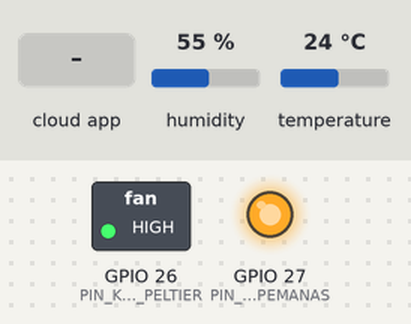
Recording of a sketch running on a simulated ESP32. Shown: switched loads named in the sketch (green lamp = pin HIGH), output pins drawn as LEDs (lit = HIGH). The inputs (shaded band) are chosen by the test bench; at power-on: humidity 55 %, temperature 24 °C. WiFi joins after 1.5 s; servers stay silent unless stated; the local clock reads 2024-03-15 10:24:30 at power-on unless the sketch sets it; EEPROM starts erased; the Firebase database answers and starts empty; what the sketch prints to the serial monitor is not drawn.

Above: at 2.7 s.
2.8 s: the phone or cloud app sets mode to auto
At 5.9 s:
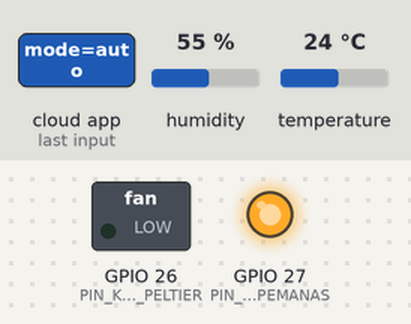
6.5 s: the phone or cloud app sets target_suhu to 50
At 8.7 s:
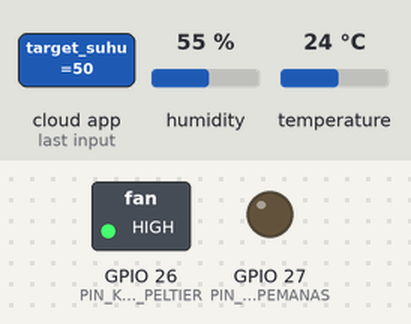
9.9 s: the phone or cloud app sets target_suhu to 0
At 11.4 s:
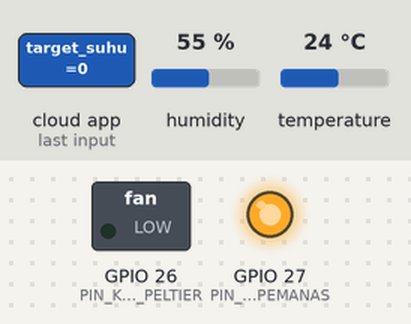
22.1 s: the phone or cloud app sets target_suhu to 25
At 23.0 s:
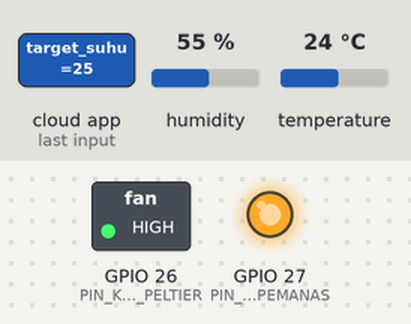
23.9 s: the phone or cloud app sets mode to manual
At 26.0 s:
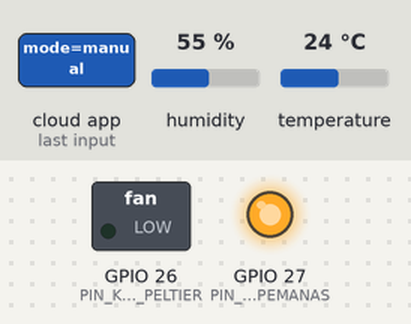
Timing chart, 0 to 27.5 s (numbered marks = the images above; inputs shaded):
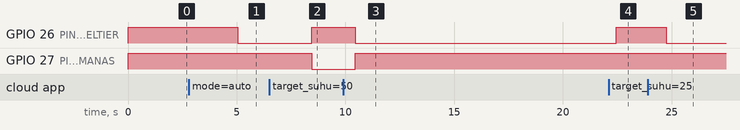

The sketch:

maggot_monitor.ino
```cpp
/*
 * ============================================
 * TeknoBro - Monitoring & Kontrol Suhu Maggot
 * ESP32 + SHT31-D + Firebase
 * ============================================
 *
 * Hardware:
 *   - ESP32 DevKit v1
 *   - SHT31-D Sensor (I2C: SDA=21, SCL=22)
 *   - Relay Kipas + Peltier (GPIO 26)
 *   - Relay Lampu Pemanas (GPIO 27)
 *
 * Library yang dibutuhkan (install via Arduino Library Manager):
 *   1. Firebase ESP Client by Mobizt
 *   2. Adafruit SHT31 by Adafruit
 *   3. Adafruit BusIO by Adafruit
 *   4. ArduinoJson by Benoit Blanchon
 *   5. NTPClient by Fabrice Weinberg
 *
 * Board: ESP32 Dev Module
 * Partition: Default 4MB with spiffs
 */

#include <WiFi.h>
#include <WiFiMulti.h>
#include <Preferences.h>
#include <Firebase_ESP_Client.h>
#include <addons/TokenHelper.h>  // Log status pembuatan dan refresh token Firebase
#include <Wire.h>
#include <Adafruit_SHT31.h>
#include <time.h>
#include "secrets.h"  // File lokal; jangan commit kredensial ke GitHub

// ==========================================
// ========== KONFIGURASI ==================
// ==========================================

// Default 3 Profil WiFi (akan disimpan di flash memory NVS ESP32)
// Pengguna juga bisa mengganti ini kapan saja lewat Web App!
// Nilai WiFi dan Firebase diambil dari secrets.h lokal (tidak masuk Git).
#ifndef DEFAULT_SSID_1
#define DEFAULT_SSID_1 ""
#endif
#ifndef DEFAULT_PASS_1
#define DEFAULT_PASS_1 ""
#endif
#ifndef DEFAULT_SSID_2
#define DEFAULT_SSID_2 ""
#endif
#ifndef DEFAULT_PASS_2
#define DEFAULT_PASS_2 ""
#endif
#ifndef DEFAULT_SSID_3
#define DEFAULT_SSID_3 ""
#endif
#ifndef DEFAULT_PASS_3
#define DEFAULT_PASS_3 ""
#endif

#ifndef FIREBASE_API_KEY
#error "Isi FIREBASE_API_KEY pada esp32/secrets.h"
#endif
#ifndef FIREBASE_DATABASE_URL
#error "Isi FIREBASE_DATABASE_URL pada esp32/secrets.h"
#endif

// Pin GPIO
#define PIN_KIPAS_PELTIER   26    // Relay Kipas + Peltier (1 GPIO)
#define PIN_LAMPU_PEMANAS   27    // Relay Lampu Pemanas (Lampu Ayam)
#define PIN_SDA             21    // I2C SDA untuk SHT31-D
#define PIN_SCL             22    // I2C SCL untuk SHT31-D

// Relay active LOW (kebanyakan relay module aktif LOW)
#define RELAY_ON    LOW
#define RELAY_OFF   HIGH

// Interval
#define SENSOR_READ_INTERVAL    5000    // Baca sensor setiap 5 detik
#define FIREBASE_SEND_INTERVAL  10000   // Kirim data ke Firebase setiap 10 detik
#define HISTORY_SAVE_INTERVAL   300000  // Simpan history setiap 5 menit
#define CONTROL_CHECK_INTERVAL  2000    // Cek kontrol dari Firebase setiap 2 detik
#define STATUS_UPDATE_INTERVAL  30000   // Update metadata status setiap 30 detik
#define WIFI_RECONNECT_INTERVAL 15000   // Jeda antar percobaan reconnect WiFi
#define VALID_EPOCH_MIN         1700000000UL

// Batas suhu untuk mode auto (hysteresis)
#define HYSTERESIS  1.0   // ±1°C dari target

// NTP
#define NTP_SERVER  "pool.ntp.org"
#define GMT_OFFSET  25200   // GMT+7 (WIB) = 7 * 3600

// ==========================================
// ========== OBJEK GLOBAL =================
// ==========================================

Adafruit_SHT31 sht31 = Adafruit_SHT31();
WiFiMulti wifiMulti;
Preferences prefs;

FirebaseData fbData;
FirebaseData fbStream;
FirebaseAuth auth;
FirebaseConfig config;

// Profil WiFi yang tersimpan
String wifi_ssid_1, wifi_pass_1;
String wifi_ssid_2, wifi_pass_2;
String wifi_ssid_3, wifi_pass_3;
unsigned long lastWiFiUpdate = 0;
unsigned long lastWiFiReconnectAttempt = 0;

// Variabel sensor
float suhuMedia = 0.0;
float kelembaban = 0.0;

// Variabel kontrol
String mode_operasi = "auto";
float target_suhu = 30.0;
bool kipas_peltier = false;
bool lampu_pemanas = false;

// Timing
unsigned long lastSensorRead = 0;
unsigned long lastFirebaseSend = 0;
unsigned long lastHistorySave = 0;
unsigned long lastControlCheck = 0;
unsigned long lastStatusUpdate = 0;
unsigned long bootTime = 0;

// Flag
bool firebaseReady = false;
bool sensorOK = false;

// ==========================================
// ========== SETUP ========================
// ==========================================

void setup() {
    Serial.begin(115200);
    Serial.println();
    Serial.println("====================================");
    Serial.println("  TeknoBro - Monitoring Suhu Maggot");
    Serial.println("  ESP32 + SHT31-D + Firebase");
    Serial.println("====================================");
    Serial.println();

    // Setup pin relay
    pinMode(PIN_KIPAS_PELTIER, OUTPUT);
    pinMode(PIN_LAMPU_PEMANAS, OUTPUT);
    digitalWrite(PIN_KIPAS_PELTIER, RELAY_OFF);
    digitalWrite(PIN_LAMPU_PEMANAS, RELAY_OFF);

    // Setup I2C dan sensor SHT31-D
    Wire.begin(PIN_SDA, PIN_SCL);
    if (sht31.begin(0x44)) {
        Serial.println("✅ Sensor SHT31-D terdeteksi!");
        sensorOK = true;
    } else {
        Serial.println("❌ Sensor SHT31-D TIDAK terdeteksi!");
        Serial.println("   Periksa wiring I2C (SDA=21, SCL=22)");
        sensorOK = false;
    }

    // Inisialisasi profil WiFi & Koneksi
    initWiFiProfiles();
    connectWiFi();

    // Setup NTP
    configTime(GMT_OFFSET, 0, NTP_SERVER);
    Serial.println("⏰ Sinkronisasi waktu NTP...");

    // Setup Firebase
    setupFirebase();

    bootTime = millis();
    Serial.println();
    Serial.println("🚀 Sistem siap!");
    Serial.println();
}

// ==========================================
// ========== LOOP =========================
// ==========================================

void loop() {
    unsigned long now = millis();

    // Firebase membuat/menyegarkan token secara asynchronous setelah begin().
    // Jangan jalankan operasi RTDB sebelum Firebase.ready() benar-benar true.
    if (!firebaseReady && Firebase.ready()) {
        firebaseReady = true;
        Serial.println("✅ Firebase Authentication berhasil; RTDB siap.");
        cekKontrolFirebase();
    }

    // 1. Baca sensor
    if (now - lastSensorRead >= SENSOR_READ_INTERVAL) {
        lastSensorRead = now;
        bacaSensor();
    }

    // 2. Cek kontrol dari Firebase
    if (firebaseReady && now - lastControlCheck >= CONTROL_CHECK_INTERVAL) {
        lastControlCheck = now;
        cekKontrolFirebase();
    }

    // 3. Jalankan logika kontrol
    eksekusiKontrol();

    // 4. Kirim data sensor ke Firebase
    if (firebaseReady && now - lastFirebaseSend >= FIREBASE_SEND_INTERVAL) {
        lastFirebaseSend = now;
        kirimDataSensor();
    }

    // 5. Simpan history
    if (firebaseReady && now - lastHistorySave >= HISTORY_SAVE_INTERVAL) {
        lastHistorySave = now;
        simpanHistory();
    }

    // 6. Update status online
    if (firebaseReady && now - lastStatusUpdate >= STATUS_UPDATE_INTERVAL) {
        lastStatusUpdate = now;
        updateStatus();
    }

    // Reconnect WiFi jika terputus
    if (WiFi.status() != WL_CONNECTED && now - lastWiFiReconnectAttempt >= WIFI_RECONNECT_INTERVAL) {
        lastWiFiReconnectAttempt = now;
        Serial.println("⚠️ WiFi terputus! Mencoba reconnect...");
        connectWiFi();
    }
}

// ==========================================
// ========== WIFI =========================
// ==========================================

void initWiFiProfiles() {
    prefs.begin("wifi_cfg", false);
    wifi_ssid_1 = prefs.getString("ssid1", DEFAULT_SSID_1);
    wifi_pass_1 = prefs.getString("pass1", DEFAULT_PASS_1);
    wifi_ssid_2 = prefs.getString("ssid2", DEFAULT_SSID_2);
    wifi_pass_2 = prefs.getString("pass2", DEFAULT_PASS_2);
    wifi_ssid_3 = prefs.getString("ssid3", DEFAULT_SSID_3);
    wifi_pass_3 = prefs.getString("pass3", DEFAULT_PASS_3);
    prefs.end();

    // Daftarkan ke WiFiMulti untuk auto-connect
    if (wifi_ssid_1.length() > 0) wifiMulti.addAP(wifi_ssid_1.c_str(), wifi_pass_1.c_str());
    if (wifi_ssid_2.length() > 0) wifiMulti.addAP(wifi_ssid_2.c_str(), wifi_pass_2.c_str());
    if (wifi_ssid_3.length() > 0) wifiMulti.addAP(wifi_ssid_3.c_str(), wifi_pass_3.c_str());

    Serial.println("📋 Profil WiFi Terdaftar (Auto-Connect):");
    Serial.printf("   1. %s\n", wifi_ssid_1.c_str());
    Serial.printf("   2. %s\n", wifi_ssid_2.c_str());
    Serial.printf("   3. %s\n", wifi_ssid_3.c_str());
}

void connectWiFi() {
    Serial.println("📶 Memindai & menghubungkan ke WiFi terbaik (WiFiMulti)...");
    WiFi.mode(WIFI_STA);

    int attempts = 0;
    while (wifiMulti.run() != WL_CONNECTED && attempts < 10) {
        delay(500);
        Serial.print(".");
        attempts++;
    }

    if (WiFi.status() == WL_CONNECTED) {
        Serial.println();
        Serial.print("✅ WiFi Terhubung: ");
        Serial.println(WiFi.SSID());
        Serial.print("   IP ESP32      : ");
        Serial.println(WiFi.localIP());
        Serial.print("   Sinyal (RSSI) : ");
        Serial.print(WiFi.RSSI());
        Serial.println(" dBm");
    } else {
        Serial.println();
        Serial.println("⚠️ Belum terhubung ke WiFi terdaftar. Sistem akan terus mencoba di background.");
    }
}

// ==========================================
// ========== FIREBASE =====================
// ==========================================

void setupFirebase() {
    Serial.println("🔥 Mengkonfigurasi Firebase Realtime Database...");

    config.api_key = FIREBASE_API_KEY;
    config.database_url = FIREBASE_DATABASE_URL;

    // Firebase Authentication > Sign-in method > Anonymous harus diaktifkan.
    // Untuk produksi, batasi Rules per path dan pertimbangkan autentikasi perangkat khusus.
    if (!Firebase.signUp(&config, &auth, "", "")) {
        Serial.print("❌ Anonymous sign-up gagal: ");
        Serial.println(config.signer.signupError.message.c_str());
        firebaseReady = false;
        return;
    }

    config.token_status_callback = tokenStatusCallback;
    fbData.setBSSLBufferSize(4096, 1024);
    Firebase.begin(&config, &auth);
    Firebase.reconnectWiFi(true);
    firebaseReady = false; // Token dibuat asynchronous; loop() akan menunggu Firebase.ready().
    Serial.println("⏳ Menunggu token autentikasi Firebase...");
}

// ==========================================
// ========== SENSOR =======================
// ==========================================

void bacaSensor() {
    if (!sensorOK) {
        // Coba inisialisasi ulang sensor
        if (sht31.begin(0x44)) {
            sensorOK = true;
            Serial.println("✅ Sensor SHT31-D berhasil di-reinisialisasi");
        }
        return;
    }

    float t = sht31.readTemperature();
    float h = sht31.readHumidity();

    if (!isnan(t) && !isnan(h)) {
        suhuMedia = t;
        kelembaban = h;

        Serial.printf("🌡️ Suhu: %.1f°C | 💧 Kelembaban: %.1f%% | 🎯 Target: %.1f°C | 📋 Mode: %s\n",
                       suhuMedia, kelembaban, target_suhu, mode_operasi.c_str());
    } else {
        Serial.println("⚠️ Gagal membaca sensor SHT31-D!");
        sensorOK = false;
    }
}

// ==========================================
// ========== KONTROL ======================
// ==========================================

void cekKontrolFirebase() {
    if (!firebaseReady || !Firebase.ready()) return;

    // Baca mode
    if (Firebase.RTDB.getString(&fbData, "/control/mode")) {
        mode_operasi = fbData.stringData();
    }

    // Baca target suhu
    if (Firebase.RTDB.getFloat(&fbData, "/control/target_suhu")) {
        target_suhu = fbData.floatData();
    }

    // Baca status manual kontrol
    if (mode_operasi == "manual") {
        if (Firebase.RTDB.getBool(&fbData, "/control/kipas_peltier")) {
            kipas_peltier = fbData.boolData();
        }
        if (Firebase.RTDB.getBool(&fbData, "/control/lampu_pemanas")) {
            lampu_pemanas = fbData.boolData();
        }
    }

    // Cek apakah ada update konfigurasi WiFi dari Web App
    cekWiFiConfigFirebase();
}

void cekWiFiConfigFirebase() {
    if (Firebase.RTDB.getJSON(&fbData, "/wifi_config")) {
        FirebaseJson &json = fbData.jsonObject();
        FirebaseJsonData jsonData;

        json.get(jsonData, "updated_at");
        if (jsonData.success && (unsigned long)jsonData.intValue > lastWiFiUpdate) {
            lastWiFiUpdate = jsonData.intValue;

            prefs.begin("wifi_cfg", false);

            json.get(jsonData, "slot1/ssid");
            if (jsonData.success) prefs.putString("ssid1", jsonData.stringValue);
            json.get(jsonData, "slot1/pass");
            if (jsonData.success) prefs.putString("pass1", jsonData.stringValue);

            json.get(jsonData, "slot2/ssid");
            if (jsonData.success) prefs.putString("ssid2", jsonData.stringValue);
            json.get(jsonData, "slot2/pass");
            if (jsonData.success) prefs.putString("pass2", jsonData.stringValue);

            json.get(jsonData, "slot3/ssid");
            if (jsonData.success) prefs.putString("ssid3", jsonData.stringValue);
            json.get(jsonData, "slot3/pass");
            if (jsonData.success) prefs.putString("pass3", jsonData.stringValue);

            prefs.end();
            Serial.println("🔄 Konfigurasi 3 WiFi baru disimpan ke Flash Memory ESP32!");
            initWiFiProfiles();
        }
    }
}

void eksekusiKontrol() {
    if (mode_operasi == "auto") {
        // === MODE AUTO ===
        // Logika kontrol otomatis dengan hysteresis
        if (suhuMedia > target_suhu + HYSTERESIS) {
            // Suhu terlalu panas -> nyalakan pendingin, matikan pemanas
            kipas_peltier = true;
            lampu_pemanas = false;
        } else if (suhuMedia < target_suhu - HYSTERESIS) {
            // Suhu terlalu dingin -> matikan pendingin, nyalakan pemanas
            kipas_peltier = false;
            lampu_pemanas = true;
        } else {
            // Suhu dalam range ideal -> matikan semua
            kipas_peltier = false;
            lampu_pemanas = false;
        }
    }
    // Mode manual: kipas_peltier dan lampu_pemanas diatur dari Firebase

    // Eksekusi ke relay
    digitalWrite(PIN_KIPAS_PELTIER, kipas_peltier ? RELAY_ON : RELAY_OFF);
    digitalWrite(PIN_LAMPU_PEMANAS, lampu_pemanas ? RELAY_ON : RELAY_OFF);
}

// ==========================================
// ========== KIRIM DATA ===================
// ==========================================

void kirimDataSensor() {
    if (!firebaseReady || !Firebase.ready() || WiFi.status() != WL_CONNECTED) return;
    if (!sensorOK || !isfinite(suhuMedia) || !isfinite(kelembaban)) {
        Serial.println("⚠️ Data sensor tidak valid; upload dibatalkan.");
        return;
    }

    const unsigned long epochTime = getEpochTime();
    if (epochTime < VALID_EPOCH_MIN) {
        Serial.println("⏳ NTP belum sinkron; upload ditunda agar timestamp bukan millis().");
        return;
    }

    // Kirim satu objek agar suhu, kelembapan, dan timestamp selalu konsisten.
    FirebaseJson sensorJson;
    sensorJson.set("suhu_media", suhuMedia);
    sensorJson.set("kelembaban", kelembaban);
    sensorJson.set("timestamp", (int)epochTime);

    if (Firebase.RTDB.setJSON(&fbData, "/sensor", &sensorJson)) {
        Serial.printf("📤 Sensor terkirim | %.1f C | %.1f %% | epoch %lu\n",
                      suhuMedia, kelembaban, epochTime);
        Firebase.RTDB.setBool(&fbData, "/status/online", true);
        Firebase.RTDB.setInt(&fbData, "/status/last_seen", (int)epochTime);
        Firebase.RTDB.setBool(&fbData, "/control/kipas_peltier", kipas_peltier);
        Firebase.RTDB.setBool(&fbData, "/control/lampu_pemanas", lampu_pemanas);
    } else {
        Serial.print("❌ Upload sensor gagal: ");
        Serial.println(fbData.errorReason());
    }
}

void simpanHistory() {
    if (!firebaseReady || !Firebase.ready() || !sensorOK) return;

    unsigned long epochTime = getEpochTime();
    if (epochTime < VALID_EPOCH_MIN) {
        Serial.println("⏳ History ditunda: NTP belum sinkron.");
        return;
    }

    // Simpan ke history menggunakan push (auto-generate key)
    FirebaseJson json;
    json.set("suhu_media", suhuMedia);
    json.set("kelembaban", kelembaban);
    json.set("target", target_suhu);
    json.set("mode", mode_operasi);
    json.set("kipas", kipas_peltier);
    json.set("pemanas", lampu_pemanas);
    json.set("timestamp", (int)epochTime);

    if (Firebase.RTDB.pushJSON(&fbData, "/history", &json)) {
        Serial.println("📊 History tersimpan");
    } else {
        Serial.println("❌ Gagal simpan history: " + fbData.errorReason());
    }
}

void updateStatus() {
    if (!firebaseReady || !Firebase.ready() || WiFi.status() != WL_CONNECTED) return;

    const unsigned long uptime = (millis() - bootTime) / 1000;
    Firebase.RTDB.setString(&fbData, "/status/wifi_ssid", WiFi.SSID());
    Firebase.RTDB.setInt(&fbData, "/status/wifi_rssi", WiFi.RSSI());
    Firebase.RTDB.setString(&fbData, "/status/ip", WiFi.localIP().toString());
    Firebase.RTDB.setInt(&fbData, "/status/uptime", uptime);
}

// ==========================================
// ========== UTILITAS =====================
// ==========================================

unsigned long getEpochTime() {
    time_t now = time(nullptr);
    if (now < VALID_EPOCH_MIN) return 0; // Jangan pernah memakai millis() sebagai Unix time.
    return (unsigned long)now;
}
```

secrets.example.h
```cpp
// Copy this file to secrets.h in this same esp32 folder.
// Fill in your own Wi-Fi credentials. NEVER commit secrets.h.
#define DEFAULT_SSID_1 ""
#define DEFAULT_PASS_1 ""
#define DEFAULT_SSID_2 ""
#define DEFAULT_PASS_2 ""
#define DEFAULT_SSID_3 ""
#define DEFAULT_PASS_3 ""

// Firebase Web API key is a project identifier, not a database password.
// RTDB access must still be protected by Firebase Security Rules.
#define FIREBASE_API_KEY "PASTE_FIREBASE_WEB_API_KEY_HERE"
#define FIREBASE_DATABASE_URL "https://maggot-iot-5e285-default-rtdb.asia-southeast1.firebasedatabase.app/"
```

Measured:
- after the input at 2.8 s, GPIO 26 (PIN_KIPAS_PELTIER): HIGH → LOW after 2.2 s
- after the input at 6.5 s, GPIO 26 (PIN_KIPAS_PELTIER): LOW → HIGH after 2.0 s; GPIO 27 (PIN_LAMPU_PEMANAS): HIGH → LOW after 2.0 s
- after the input at 9.9 s, GPIO 26 (PIN_KIPAS_PELTIER): HIGH → LOW after 0.55 s; GPIO 27 (PIN_LAMPU_PEMANAS): LOW → HIGH after 0.55 s
- after the input at 22.1 s, GPIO 26 (PIN_KIPAS_PELTIER): LOW → HIGH after 0.35 s
- after the input at 23.9 s, GPIO 26 (PIN_KIPAS_PELTIER): HIGH → LOW after 0.85 s
